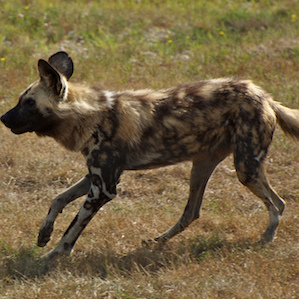
#> input picture HandsOnMachineLearning/images/cnn/test_image.png, 299 x 299 px
$ python convolutions.py --image ../../../HandsOnMachineLearning/images/cnn/test_image.png
#> lines starting #> are read from the running program, lines starting #| are printed output that depends on the picture
from skimage.exposure import rescale_intensity
import numpy as np
import argparse
import cv2

def convolve(image, K):
    (iH, iW) = image.shape[:2]
    (kH, kW) = K.shape[:2]

    pad = (kW - 1) // 2
    image = cv2.copyMakeBorder(image, pad, pad, pad, pad, cv2.BORDER_REPLICATE)
    output = np.zeros( (iH, iW), dtype="float")

    for y in np.arange(pad, iH + pad):
        for x in np.arange(pad, iW + pad):
            roi = image[y - pad:y + pad + 1, x - pad:x + pad + 1]
            k = (roi * K).sum()  # element wise multiplcation (use np.matmul())
            output[y - pad, x - pad] = k

    output = rescale_intensity(output, in_range=(0,255))
    output = (output * 255).astype("uint8")

    return output


ap = argparse.ArgumentParser()
ap.add_argument("-i", "--image", required=True, help="path to the input image")
args = vars(ap.parse_args())

smallBlur = np.ones( (7,7), dtype="float") * (1.0 / (7 * 7))
largeblur= np.ones( (21,21), dtype="float") * (1.0 / (21 * 21))

sharpen = np.array( (
    [0, -1, 0],
    [-1, 5, -1],
    [0, -1, 0]), dtype="int")

laplacian = np.array( (
    [0, 1, 0],
    [1, -4, 1],
    [0, 1, 0]), dtype="int")

sobelX = np.array( (
    [-1, 0, 1],
    [-2, 0, 2],
    [-1, 0, 1]), dtype="int")

sobelY = np.array((
    [-1, -2, -1],
    [0, 0, 0],
    [1, 2, 1]), dtype="int")

emboss = np.array((
    [-2, -1, 0],
    [-1, 1 ,1],
    [0, 1, 2]), dtype="int")


kernelBank = (
    ("small_blur", smallBlur),
    ("large_blur", largeblur),
    ("sharpen", sharpen),
    ("laplacian", laplacian),
    ("sobel_x", sobelX),
    ("sobel_y", sobelY),
    ("emboss", emboss))


image = cv2. imread(args["image"])
#> image is the input picture: shape (299, 299, 3); mean B, G, R 66.9, 99.4, 116.4
cv2.imshow("Original", image)
cv2.waitKey(0)
cv2.destroyAllWindows()

gray = cv2.cvtColor(image, cv2.COLOR_BGR2GRAY)
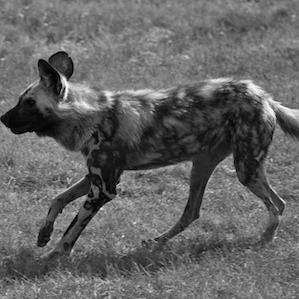
#> gray: shape (299, 299); min 0, max 252, mean 100.7

for( kernelName, K) in kernelBank:
    print("[info] applying {} kernal".format(kernelName))
    convolveOutput = convolve(gray,K)
    opencvOutput = cv2.filter2D(gray, -1, K)

    cv2.imshow("Original", gray)
    cv2.imshow("{} - convole".format(kernelName), convolveOutput)
    cv2.imshow("{} - opencv".format(kernelName), opencvOutput)
    cv2.waitKey(0)
    cv2.destroyAllWindows()
#> this loop made 7 passes
#> pass 1, in convolve, `image = cv2.copyMakeBorder(image, pad, pad, pad, pad, cv2.BORDER_REPLI..`:
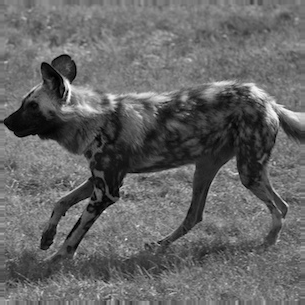
#> image: shape (305, 305); min 0, max 252, mean 101.4
#> pass 1, `convolveOutput = convolve(gray,K)`:
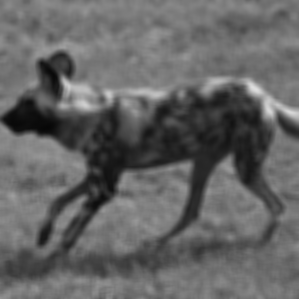
#> convolveOutput: shape (299, 299); min 6, max 222, mean 100.2
#> pass 2, in convolve (call 2), `image = cv2.copyMakeBorder(image, pad, pad, pad, pad, cv2.BORDER_REPLI..`:
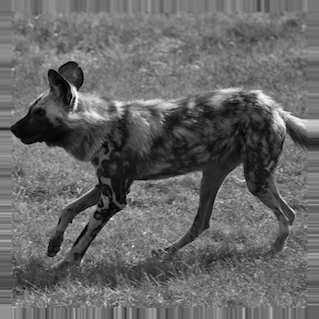
#> image: shape (319, 319); min 0, max 252, mean 102.7
